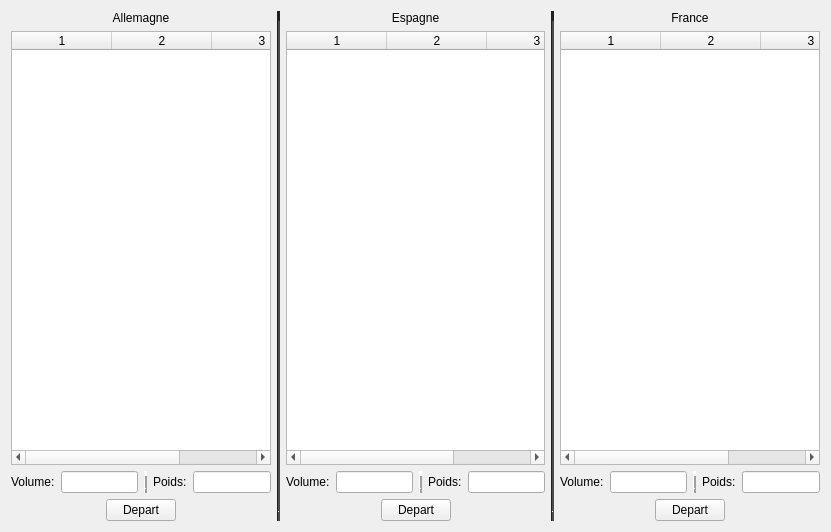
<?xml version="1.0" encoding="UTF-8"?>
<ui version="4.0">
 <class>Widget</class>
 <widget class="QWidget" name="Widget">
  <property name="geometry">
   <rect>
    <x>0</x>
    <y>0</y>
    <width>831</width>
    <height>532</height>
   </rect>
  </property>
  <property name="windowTitle">
   <string>Widget</string>
  </property>
  <layout class="QHBoxLayout" name="horizontalLayout_2">
   <item>
    <layout class="QHBoxLayout" name="horizontalLayout">
     <item>
      <layout class="QVBoxLayout" name="verticalLayoutAllemagne">
       <item>
        <widget class="QLabel" name="labelAllemagne">
         <property name="text">
          <string>Allemagne</string>
         </property>
         <property name="alignment">
          <set>Qt::AlignCenter</set>
         </property>
        </widget>
       </item>
       <item>
        <widget class="QTableWidget" name="tableWidgetAllemagne">
         <property name="maximumSize">
          <size>
           <width>16777215</width>
           <height>16777215</height>
          </size>
         </property>
         <property name="showGrid">
          <bool>true</bool>
         </property>
         <property name="rowCount">
          <number>0</number>
         </property>
         <property name="columnCount">
          <number>3</number>
         </property>
         <attribute name="horizontalHeaderVisible">
          <bool>true</bool>
         </attribute>
         <attribute name="horizontalHeaderStretchLastSection">
          <bool>false</bool>
         </attribute>
         <attribute name="verticalHeaderVisible">
          <bool>true</bool>
         </attribute>
         <column/>
         <column/>
         <column/>
        </widget>
       </item>
       <item>
        <layout class="QHBoxLayout" name="horizontalLayoutAllemagneCamion">
         <item>
          <widget class="QLabel" name="labelVolumeCamionAllemagne">
           <property name="maximumSize">
            <size>
             <width>16777215</width>
             <height>30</height>
            </size>
           </property>
           <property name="text">
            <string>Volume:</string>
           </property>
          </widget>
         </item>
         <item>
          <widget class="QLineEdit" name="lineEditVolumeCamionAllemagne">
           <property name="readOnly">
            <bool>true</bool>
           </property>
          </widget>
         </item>
         <item>
          <widget class="Line" name="line">
           <property name="frameShadow">
            <enum>QFrame::Raised</enum>
           </property>
           <property name="lineWidth">
            <number>5</number>
           </property>
           <property name="orientation">
            <enum>Qt::Vertical</enum>
           </property>
          </widget>
         </item>
         <item>
          <widget class="QLabel" name="labelPoidsCamionAllemagne">
           <property name="text">
            <string>Poids:</string>
           </property>
          </widget>
         </item>
         <item>
          <widget class="QLineEdit" name="lineEditPoidsCamionAllemagne">
           <property name="readOnly">
            <bool>true</bool>
           </property>
          </widget>
         </item>
        </layout>
       </item>
       <item>
        <layout class="QHBoxLayout" name="horizontalLayoutEnvoyerAllemagne">
         <item>
          <spacer name="horizontalSpacer_2">
           <property name="orientation">
            <enum>Qt::Horizontal</enum>
           </property>
           <property name="sizeHint" stdset="0">
            <size>
             <width>40</width>
             <height>20</height>
            </size>
           </property>
          </spacer>
         </item>
         <item>
          <widget class="QPushButton" name="pushButtonAllemagne">
           <property name="maximumSize">
            <size>
             <width>70</width>
             <height>16777215</height>
            </size>
           </property>
           <property name="text">
            <string>Depart</string>
           </property>
          </widget>
         </item>
         <item>
          <spacer name="horizontalSpacer">
           <property name="orientation">
            <enum>Qt::Horizontal</enum>
           </property>
           <property name="sizeHint" stdset="0">
            <size>
             <width>40</width>
             <height>20</height>
            </size>
           </property>
          </spacer>
         </item>
        </layout>
       </item>
      </layout>
     </item>
     <item>
      <widget class="Line" name="line_4">
       <property name="palette">
        <palette>
         <active>
          <colorrole role="WindowText">
           <brush brushstyle="SolidPattern">
            <color alpha="255">
             <red>0</red>
             <green>0</green>
             <blue>0</blue>
            </color>
           </brush>
          </colorrole>
          <colorrole role="Button">
           <brush brushstyle="SolidPattern">
            <color alpha="255">
             <red>32</red>
             <green>74</green>
             <blue>135</blue>
            </color>
           </brush>
          </colorrole>
          <colorrole role="Light">
           <brush brushstyle="SolidPattern">
            <color alpha="255">
             <red>48</red>
             <green>111</green>
             <blue>202</blue>
            </color>
           </brush>
          </colorrole>
          <colorrole role="Midlight">
           <brush brushstyle="SolidPattern">
            <color alpha="255">
             <red>40</red>
             <green>92</green>
             <blue>168</blue>
            </color>
           </brush>
          </colorrole>
          <colorrole role="Dark">
           <brush brushstyle="SolidPattern">
            <color alpha="255">
             <red>16</red>
             <green>37</green>
             <blue>67</blue>
            </color>
           </brush>
          </colorrole>
          <colorrole role="Mid">
           <brush brushstyle="SolidPattern">
            <color alpha="255">
             <red>21</red>
             <green>49</green>
             <blue>90</blue>
            </color>
           </brush>
          </colorrole>
          <colorrole role="Text">
           <brush brushstyle="SolidPattern">
            <color alpha="255">
             <red>0</red>
             <green>0</green>
             <blue>0</blue>
            </color>
           </brush>
          </colorrole>
          <colorrole role="BrightText">
           <brush brushstyle="SolidPattern">
            <color alpha="255">
             <red>255</red>
             <green>255</green>
             <blue>255</blue>
            </color>
           </brush>
          </colorrole>
          <colorrole role="ButtonText">
           <brush brushstyle="SolidPattern">
            <color alpha="255">
             <red>0</red>
             <green>0</green>
             <blue>0</blue>
            </color>
           </brush>
          </colorrole>
          <colorrole role="Base">
           <brush brushstyle="SolidPattern">
            <color alpha="255">
             <red>255</red>
             <green>255</green>
             <blue>255</blue>
            </color>
           </brush>
          </colorrole>
          <colorrole role="Window">
           <brush brushstyle="SolidPattern">
            <color alpha="255">
             <red>32</red>
             <green>74</green>
             <blue>135</blue>
            </color>
           </brush>
          </colorrole>
          <colorrole role="Shadow">
           <brush brushstyle="SolidPattern">
            <color alpha="255">
             <red>0</red>
             <green>0</green>
             <blue>0</blue>
            </color>
           </brush>
          </colorrole>
          <colorrole role="AlternateBase">
           <brush brushstyle="SolidPattern">
            <color alpha="255">
             <red>143</red>
             <green>164</green>
             <blue>195</blue>
            </color>
           </brush>
          </colorrole>
          <colorrole role="ToolTipBase">
           <brush brushstyle="SolidPattern">
            <color alpha="255">
             <red>255</red>
             <green>255</green>
             <blue>220</blue>
            </color>
           </brush>
          </colorrole>
          <colorrole role="ToolTipText">
           <brush brushstyle="SolidPattern">
            <color alpha="255">
             <red>0</red>
             <green>0</green>
             <blue>0</blue>
            </color>
           </brush>
          </colorrole>
          <colorrole role="PlaceholderText">
           <brush brushstyle="SolidPattern">
            <color alpha="127">
             <red>0</red>
             <green>0</green>
             <blue>0</blue>
            </color>
           </brush>
          </colorrole>
         </active>
         <inactive>
          <colorrole role="WindowText">
           <brush brushstyle="SolidPattern">
            <color alpha="255">
             <red>240</red>
             <green>240</green>
             <blue>240</blue>
            </color>
           </brush>
          </colorrole>
          <colorrole role="Button">
           <brush brushstyle="SolidPattern">
            <color alpha="255">
             <red>50</red>
             <green>50</green>
             <blue>50</blue>
            </color>
           </brush>
          </colorrole>
          <colorrole role="Light">
           <brush brushstyle="SolidPattern">
            <color alpha="255">
             <red>75</red>
             <green>75</green>
             <blue>75</blue>
            </color>
           </brush>
          </colorrole>
          <colorrole role="Midlight">
           <brush brushstyle="SolidPattern">
            <color alpha="255">
             <red>42</red>
             <green>42</green>
             <blue>42</blue>
            </color>
           </brush>
          </colorrole>
          <colorrole role="Dark">
           <brush brushstyle="SolidPattern">
            <color alpha="255">
             <red>33</red>
             <green>33</green>
             <blue>33</blue>
            </color>
           </brush>
          </colorrole>
          <colorrole role="Mid">
           <brush brushstyle="SolidPattern">
            <color alpha="255">
             <red>38</red>
             <green>38</green>
             <blue>38</blue>
            </color>
           </brush>
          </colorrole>
          <colorrole role="Text">
           <brush brushstyle="SolidPattern">
            <color alpha="255">
             <red>240</red>
             <green>240</green>
             <blue>240</blue>
            </color>
           </brush>
          </colorrole>
          <colorrole role="BrightText">
           <brush brushstyle="SolidPattern">
            <color alpha="255">
             <red>75</red>
             <green>75</green>
             <blue>75</blue>
            </color>
           </brush>
          </colorrole>
          <colorrole role="ButtonText">
           <brush brushstyle="SolidPattern">
            <color alpha="255">
             <red>240</red>
             <green>240</green>
             <blue>240</blue>
            </color>
           </brush>
          </colorrole>
          <colorrole role="Base">
           <brush brushstyle="SolidPattern">
            <color alpha="255">
             <red>36</red>
             <green>36</green>
             <blue>36</blue>
            </color>
           </brush>
          </colorrole>
          <colorrole role="Window">
           <brush brushstyle="SolidPattern">
            <color alpha="255">
             <red>50</red>
             <green>50</green>
             <blue>50</blue>
            </color>
           </brush>
          </colorrole>
          <colorrole role="Shadow">
           <brush brushstyle="SolidPattern">
            <color alpha="255">
             <red>25</red>
             <green>25</green>
             <blue>25</blue>
            </color>
           </brush>
          </colorrole>
          <colorrole role="AlternateBase">
           <brush brushstyle="SolidPattern">
            <color alpha="255">
             <red>43</red>
             <green>43</green>
             <blue>43</blue>
            </color>
           </brush>
          </colorrole>
          <colorrole role="ToolTipBase">
           <brush brushstyle="SolidPattern">
            <color alpha="255">
             <red>255</red>
             <green>255</green>
             <blue>220</blue>
            </color>
           </brush>
          </colorrole>
          <colorrole role="ToolTipText">
           <brush brushstyle="SolidPattern">
            <color alpha="255">
             <red>0</red>
             <green>0</green>
             <blue>0</blue>
            </color>
           </brush>
          </colorrole>
          <colorrole role="PlaceholderText">
           <brush brushstyle="SolidPattern">
            <color alpha="128">
             <red>240</red>
             <green>240</green>
             <blue>240</blue>
            </color>
           </brush>
          </colorrole>
         </inactive>
         <disabled>
          <colorrole role="WindowText">
           <brush brushstyle="SolidPattern">
            <color alpha="255">
             <red>16</red>
             <green>37</green>
             <blue>67</blue>
            </color>
           </brush>
          </colorrole>
          <colorrole role="Button">
           <brush brushstyle="SolidPattern">
            <color alpha="255">
             <red>32</red>
             <green>74</green>
             <blue>135</blue>
            </color>
           </brush>
          </colorrole>
          <colorrole role="Light">
           <brush brushstyle="SolidPattern">
            <color alpha="255">
             <red>48</red>
             <green>111</green>
             <blue>202</blue>
            </color>
           </brush>
          </colorrole>
          <colorrole role="Midlight">
           <brush brushstyle="SolidPattern">
            <color alpha="255">
             <red>40</red>
             <green>92</green>
             <blue>168</blue>
            </color>
           </brush>
          </colorrole>
          <colorrole role="Dark">
           <brush brushstyle="SolidPattern">
            <color alpha="255">
             <red>16</red>
             <green>37</green>
             <blue>67</blue>
            </color>
           </brush>
          </colorrole>
          <colorrole role="Mid">
           <brush brushstyle="SolidPattern">
            <color alpha="255">
             <red>21</red>
             <green>49</green>
             <blue>90</blue>
            </color>
           </brush>
          </colorrole>
          <colorrole role="Text">
           <brush brushstyle="SolidPattern">
            <color alpha="255">
             <red>16</red>
             <green>37</green>
             <blue>67</blue>
            </color>
           </brush>
          </colorrole>
          <colorrole role="BrightText">
           <brush brushstyle="SolidPattern">
            <color alpha="255">
             <red>255</red>
             <green>255</green>
             <blue>255</blue>
            </color>
           </brush>
          </colorrole>
          <colorrole role="ButtonText">
           <brush brushstyle="SolidPattern">
            <color alpha="255">
             <red>16</red>
             <green>37</green>
             <blue>67</blue>
            </color>
           </brush>
          </colorrole>
          <colorrole role="Base">
           <brush brushstyle="SolidPattern">
            <color alpha="255">
             <red>32</red>
             <green>74</green>
             <blue>135</blue>
            </color>
           </brush>
          </colorrole>
          <colorrole role="Window">
           <brush brushstyle="SolidPattern">
            <color alpha="255">
             <red>32</red>
             <green>74</green>
             <blue>135</blue>
            </color>
           </brush>
          </colorrole>
          <colorrole role="Shadow">
           <brush brushstyle="SolidPattern">
            <color alpha="255">
             <red>37</red>
             <green>37</green>
             <blue>37</blue>
            </color>
           </brush>
          </colorrole>
          <colorrole role="AlternateBase">
           <brush brushstyle="SolidPattern">
            <color alpha="255">
             <red>43</red>
             <green>43</green>
             <blue>43</blue>
            </color>
           </brush>
          </colorrole>
          <colorrole role="ToolTipBase">
           <brush brushstyle="SolidPattern">
            <color alpha="255">
             <red>255</red>
             <green>255</green>
             <blue>220</blue>
            </color>
           </brush>
          </colorrole>
          <colorrole role="ToolTipText">
           <brush brushstyle="SolidPattern">
            <color alpha="255">
             <red>0</red>
             <green>0</green>
             <blue>0</blue>
            </color>
           </brush>
          </colorrole>
          <colorrole role="PlaceholderText">
           <brush brushstyle="SolidPattern">
            <color alpha="128">
             <red>240</red>
             <green>240</green>
             <blue>240</blue>
            </color>
           </brush>
          </colorrole>
         </disabled>
        </palette>
       </property>
       <property name="lineWidth">
        <number>10</number>
       </property>
       <property name="orientation">
        <enum>Qt::Vertical</enum>
       </property>
      </widget>
     </item>
     <item>
      <layout class="QVBoxLayout" name="verticalLayoutEspagne">
       <item>
        <widget class="QLabel" name="labelEspagne">
         <property name="text">
          <string>Espagne</string>
         </property>
         <property name="alignment">
          <set>Qt::AlignCenter</set>
         </property>
        </widget>
       </item>
       <item>
        <widget class="QTableWidget" name="tableWidgetEspagne">
         <property name="maximumSize">
          <size>
           <width>16777215</width>
           <height>16777215</height>
          </size>
         </property>
         <property name="columnCount">
          <number>3</number>
         </property>
         <column/>
         <column/>
         <column/>
        </widget>
       </item>
       <item>
        <layout class="QHBoxLayout" name="horizontalLayoutEspagneCamion">
         <item>
          <widget class="QLabel" name="labelVolumeCamionEspagne">
           <property name="maximumSize">
            <size>
             <width>16777215</width>
             <height>30</height>
            </size>
           </property>
           <property name="text">
            <string>Volume:</string>
           </property>
          </widget>
         </item>
         <item>
          <widget class="QLineEdit" name="lineEditVolumeCamionEspagne">
           <property name="readOnly">
            <bool>true</bool>
           </property>
          </widget>
         </item>
         <item>
          <widget class="Line" name="line_2">
           <property name="frameShadow">
            <enum>QFrame::Raised</enum>
           </property>
           <property name="lineWidth">
            <number>5</number>
           </property>
           <property name="orientation">
            <enum>Qt::Vertical</enum>
           </property>
          </widget>
         </item>
         <item>
          <widget class="QLabel" name="labelPoidsCamionEspagne">
           <property name="text">
            <string>Poids:</string>
           </property>
          </widget>
         </item>
         <item>
          <widget class="QLineEdit" name="lineEditPoidsCamionEspagne">
           <property name="readOnly">
            <bool>true</bool>
           </property>
          </widget>
         </item>
        </layout>
       </item>
       <item>
        <layout class="QHBoxLayout" name="horizontalLayoutEnvoyerEspagne">
         <item>
          <spacer name="horizontalSpacer_3">
           <property name="orientation">
            <enum>Qt::Horizontal</enum>
           </property>
           <property name="sizeHint" stdset="0">
            <size>
             <width>40</width>
             <height>20</height>
            </size>
           </property>
          </spacer>
         </item>
         <item>
          <widget class="QPushButton" name="pushButtonEspagne">
           <property name="maximumSize">
            <size>
             <width>70</width>
             <height>16777215</height>
            </size>
           </property>
           <property name="text">
            <string>Depart</string>
           </property>
          </widget>
         </item>
         <item>
          <spacer name="horizontalSpacer_4">
           <property name="orientation">
            <enum>Qt::Horizontal</enum>
           </property>
           <property name="sizeHint" stdset="0">
            <size>
             <width>40</width>
             <height>20</height>
            </size>
           </property>
          </spacer>
         </item>
        </layout>
       </item>
      </layout>
     </item>
     <item>
      <widget class="Line" name="line_5">
       <property name="palette">
        <palette>
         <active>
          <colorrole role="WindowText">
           <brush brushstyle="SolidPattern">
            <color alpha="255">
             <red>0</red>
             <green>0</green>
             <blue>0</blue>
            </color>
           </brush>
          </colorrole>
          <colorrole role="Button">
           <brush brushstyle="SolidPattern">
            <color alpha="255">
             <red>32</red>
             <green>74</green>
             <blue>135</blue>
            </color>
           </brush>
          </colorrole>
          <colorrole role="Light">
           <brush brushstyle="SolidPattern">
            <color alpha="255">
             <red>48</red>
             <green>111</green>
             <blue>202</blue>
            </color>
           </brush>
          </colorrole>
          <colorrole role="Midlight">
           <brush brushstyle="SolidPattern">
            <color alpha="255">
             <red>40</red>
             <green>92</green>
             <blue>168</blue>
            </color>
           </brush>
          </colorrole>
          <colorrole role="Dark">
           <brush brushstyle="SolidPattern">
            <color alpha="255">
             <red>16</red>
             <green>37</green>
             <blue>67</blue>
            </color>
           </brush>
          </colorrole>
          <colorrole role="Mid">
           <brush brushstyle="SolidPattern">
            <color alpha="255">
             <red>21</red>
             <green>49</green>
             <blue>90</blue>
            </color>
           </brush>
          </colorrole>
          <colorrole role="Text">
           <brush brushstyle="SolidPattern">
            <color alpha="255">
             <red>0</red>
             <green>0</green>
             <blue>0</blue>
            </color>
           </brush>
          </colorrole>
          <colorrole role="BrightText">
           <brush brushstyle="SolidPattern">
            <color alpha="255">
             <red>255</red>
             <green>255</green>
             <blue>255</blue>
            </color>
           </brush>
          </colorrole>
          <colorrole role="ButtonText">
           <brush brushstyle="SolidPattern">
            <color alpha="255">
             <red>0</red>
             <green>0</green>
             <blue>0</blue>
            </color>
           </brush>
          </colorrole>
          <colorrole role="Base">
           <brush brushstyle="SolidPattern">
            <color alpha="255">
             <red>255</red>
             <green>255</green>
             <blue>255</blue>
            </color>
           </brush>
          </colorrole>
          <colorrole role="Window">
           <brush brushstyle="SolidPattern">
            <color alpha="255">
             <red>32</red>
             <green>74</green>
             <blue>135</blue>
            </color>
           </brush>
          </colorrole>
          <colorrole role="Shadow">
           <brush brushstyle="SolidPattern">
            <color alpha="255">
             <red>0</red>
             <green>0</green>
             <blue>0</blue>
            </color>
           </brush>
          </colorrole>
          <colorrole role="AlternateBase">
           <brush brushstyle="SolidPattern">
            <color alpha="255">
             <red>143</red>
             <green>164</green>
             <blue>195</blue>
            </color>
           </brush>
          </colorrole>
          <colorrole role="ToolTipBase">
           <brush brushstyle="SolidPattern">
            <color alpha="255">
             <red>255</red>
             <green>255</green>
             <blue>220</blue>
            </color>
           </brush>
          </colorrole>
          <colorrole role="ToolTipText">
           <brush brushstyle="SolidPattern">
            <color alpha="255">
             <red>0</red>
             <green>0</green>
             <blue>0</blue>
            </color>
           </brush>
          </colorrole>
          <colorrole role="PlaceholderText">
           <brush brushstyle="SolidPattern">
            <color alpha="127">
             <red>0</red>
             <green>0</green>
             <blue>0</blue>
            </color>
           </brush>
          </colorrole>
         </active>
         <inactive>
          <colorrole role="WindowText">
           <brush brushstyle="SolidPattern">
            <color alpha="255">
             <red>240</red>
             <green>240</green>
             <blue>240</blue>
            </color>
           </brush>
          </colorrole>
          <colorrole role="Button">
           <brush brushstyle="SolidPattern">
            <color alpha="255">
             <red>50</red>
             <green>50</green>
             <blue>50</blue>
            </color>
           </brush>
          </colorrole>
          <colorrole role="Light">
           <brush brushstyle="SolidPattern">
            <color alpha="255">
             <red>75</red>
             <green>75</green>
             <blue>75</blue>
            </color>
           </brush>
          </colorrole>
          <colorrole role="Midlight">
           <brush brushstyle="SolidPattern">
            <color alpha="255">
             <red>42</red>
             <green>42</green>
             <blue>42</blue>
            </color>
           </brush>
          </colorrole>
          <colorrole role="Dark">
           <brush brushstyle="SolidPattern">
            <color alpha="255">
             <red>33</red>
             <green>33</green>
             <blue>33</blue>
            </color>
           </brush>
          </colorrole>
          <colorrole role="Mid">
           <brush brushstyle="SolidPattern">
            <color alpha="255">
             <red>38</red>
             <green>38</green>
             <blue>38</blue>
            </color>
           </brush>
          </colorrole>
          <colorrole role="Text">
           <brush brushstyle="SolidPattern">
            <color alpha="255">
             <red>240</red>
             <green>240</green>
             <blue>240</blue>
            </color>
           </brush>
          </colorrole>
          <colorrole role="BrightText">
           <brush brushstyle="SolidPattern">
            <color alpha="255">
             <red>75</red>
             <green>75</green>
             <blue>75</blue>
            </color>
           </brush>
          </colorrole>
          <colorrole role="ButtonText">
           <brush brushstyle="SolidPattern">
            <color alpha="255">
             <red>240</red>
             <green>240</green>
             <blue>240</blue>
            </color>
           </brush>
          </colorrole>
          <colorrole role="Base">
           <brush brushstyle="SolidPattern">
            <color alpha="255">
             <red>36</red>
             <green>36</green>
             <blue>36</blue>
            </color>
           </brush>
          </colorrole>
          <colorrole role="Window">
           <brush brushstyle="SolidPattern">
            <color alpha="255">
             <red>50</red>
             <green>50</green>
             <blue>50</blue>
            </color>
           </brush>
          </colorrole>
          <colorrole role="Shadow">
           <brush brushstyle="SolidPattern">
            <color alpha="255">
             <red>25</red>
             <green>25</green>
             <blue>25</blue>
            </color>
           </brush>
          </colorrole>
          <colorrole role="AlternateBase">
           <brush brushstyle="SolidPattern">
            <color alpha="255">
             <red>43</red>
             <green>43</green>
             <blue>43</blue>
            </color>
           </brush>
          </colorrole>
          <colorrole role="ToolTipBase">
           <brush brushstyle="SolidPattern">
            <color alpha="255">
             <red>255</red>
             <green>255</green>
             <blue>220</blue>
            </color>
           </brush>
          </colorrole>
          <colorrole role="ToolTipText">
           <brush brushstyle="SolidPattern">
            <color alpha="255">
             <red>0</red>
             <green>0</green>
             <blue>0</blue>
            </color>
           </brush>
          </colorrole>
          <colorrole role="PlaceholderText">
           <brush brushstyle="SolidPattern">
            <color alpha="128">
             <red>240</red>
             <green>240</green>
             <blue>240</blue>
            </color>
           </brush>
          </colorrole>
         </inactive>
         <disabled>
          <colorrole role="WindowText">
           <brush brushstyle="SolidPattern">
            <color alpha="255">
             <red>16</red>
             <green>37</green>
             <blue>67</blue>
            </color>
           </brush>
          </colorrole>
          <colorrole role="Button">
           <brush brushstyle="SolidPattern">
            <color alpha="255">
             <red>32</red>
             <green>74</green>
             <blue>135</blue>
            </color>
           </brush>
          </colorrole>
          <colorrole role="Light">
           <brush brushstyle="SolidPattern">
            <color alpha="255">
             <red>48</red>
             <green>111</green>
             <blue>202</blue>
            </color>
           </brush>
          </colorrole>
          <colorrole role="Midlight">
           <brush brushstyle="SolidPattern">
            <color alpha="255">
             <red>40</red>
             <green>92</green>
             <blue>168</blue>
            </color>
           </brush>
          </colorrole>
          <colorrole role="Dark">
           <brush brushstyle="SolidPattern">
            <color alpha="255">
             <red>16</red>
             <green>37</green>
             <blue>67</blue>
            </color>
           </brush>
          </colorrole>
          <colorrole role="Mid">
           <brush brushstyle="SolidPattern">
            <color alpha="255">
             <red>21</red>
             <green>49</green>
             <blue>90</blue>
            </color>
           </brush>
          </colorrole>
          <colorrole role="Text">
           <brush brushstyle="SolidPattern">
            <color alpha="255">
             <red>16</red>
             <green>37</green>
             <blue>67</blue>
            </color>
           </brush>
          </colorrole>
          <colorrole role="BrightText">
           <brush brushstyle="SolidPattern">
            <color alpha="255">
             <red>255</red>
             <green>255</green>
             <blue>255</blue>
            </color>
           </brush>
          </colorrole>
          <colorrole role="ButtonText">
           <brush brushstyle="SolidPattern">
            <color alpha="255">
             <red>16</red>
             <green>37</green>
             <blue>67</blue>
            </color>
           </brush>
          </colorrole>
          <colorrole role="Base">
           <brush brushstyle="SolidPattern">
            <color alpha="255">
             <red>32</red>
             <green>74</green>
             <blue>135</blue>
            </color>
           </brush>
          </colorrole>
          <colorrole role="Window">
           <brush brushstyle="SolidPattern">
            <color alpha="255">
             <red>32</red>
             <green>74</green>
             <blue>135</blue>
            </color>
           </brush>
          </colorrole>
          <colorrole role="Shadow">
           <brush brushstyle="SolidPattern">
            <color alpha="255">
             <red>37</red>
             <green>37</green>
             <blue>37</blue>
            </color>
           </brush>
          </colorrole>
          <colorrole role="AlternateBase">
           <brush brushstyle="SolidPattern">
            <color alpha="255">
             <red>43</red>
             <green>43</green>
             <blue>43</blue>
            </color>
           </brush>
          </colorrole>
          <colorrole role="ToolTipBase">
           <brush brushstyle="SolidPattern">
            <color alpha="255">
             <red>255</red>
             <green>255</green>
             <blue>220</blue>
            </color>
           </brush>
          </colorrole>
          <colorrole role="ToolTipText">
           <brush brushstyle="SolidPattern">
            <color alpha="255">
             <red>0</red>
             <green>0</green>
             <blue>0</blue>
            </color>
           </brush>
          </colorrole>
          <colorrole role="PlaceholderText">
           <brush brushstyle="SolidPattern">
            <color alpha="128">
             <red>240</red>
             <green>240</green>
             <blue>240</blue>
            </color>
           </brush>
          </colorrole>
         </disabled>
        </palette>
       </property>
       <property name="lineWidth">
        <number>10</number>
       </property>
       <property name="orientation">
        <enum>Qt::Vertical</enum>
       </property>
      </widget>
     </item>
     <item>
      <layout class="QVBoxLayout" name="verticalLayoutFrance">
       <item>
        <widget class="QLabel" name="labelFrance">
         <property name="text">
          <string>France</string>
         </property>
         <property name="alignment">
          <set>Qt::AlignCenter</set>
         </property>
        </widget>
       </item>
       <item>
        <widget class="QTableWidget" name="tableWidgetFrance">
         <property name="maximumSize">
          <size>
           <width>16777215</width>
           <height>16777215</height>
          </size>
         </property>
         <property name="columnCount">
          <number>3</number>
         </property>
         <column/>
         <column/>
         <column/>
        </widget>
       </item>
       <item>
        <layout class="QHBoxLayout" name="horizontalLayoutFranceCamion">
         <item>
          <widget class="QLabel" name="labelVolumeCamionFrance">
           <property name="maximumSize">
            <size>
             <width>16777215</width>
             <height>30</height>
            </size>
           </property>
           <property name="text">
            <string>Volume:</string>
           </property>
          </widget>
         </item>
         <item>
          <widget class="QLineEdit" name="lineEditVolumeCamionFrance">
           <property name="readOnly">
            <bool>true</bool>
           </property>
          </widget>
         </item>
         <item>
          <widget class="Line" name="line_3">
           <property name="frameShadow">
            <enum>QFrame::Raised</enum>
           </property>
           <property name="lineWidth">
            <number>5</number>
           </property>
           <property name="orientation">
            <enum>Qt::Vertical</enum>
           </property>
          </widget>
         </item>
         <item>
          <widget class="QLabel" name="labelPoidsCamionFrance">
           <property name="text">
            <string>Poids:</string>
           </property>
          </widget>
         </item>
         <item>
          <widget class="QLineEdit" name="lineEditPoidsCamionFrance">
           <property name="readOnly">
            <bool>true</bool>
           </property>
          </widget>
         </item>
        </layout>
       </item>
       <item>
        <layout class="QHBoxLayout" name="horizontalLayoutEnvoyerFrance">
         <item>
          <spacer name="horizontalSpacer_5">
           <property name="orientation">
            <enum>Qt::Horizontal</enum>
           </property>
           <property name="sizeHint" stdset="0">
            <size>
             <width>40</width>
             <height>20</height>
            </size>
           </property>
          </spacer>
         </item>
         <item>
          <widget class="QPushButton" name="pushButtonFrance">
           <property name="maximumSize">
            <size>
             <width>70</width>
             <height>16777215</height>
            </size>
           </property>
           <property name="text">
            <string>Depart</string>
           </property>
          </widget>
         </item>
         <item>
          <spacer name="horizontalSpacer_6">
           <property name="orientation">
            <enum>Qt::Horizontal</enum>
           </property>
           <property name="sizeHint" stdset="0">
            <size>
             <width>40</width>
             <height>20</height>
            </size>
           </property>
          </spacer>
         </item>
        </layout>
       </item>
      </layout>
     </item>
    </layout>
   </item>
  </layout>
 </widget>
 <resources/>
 <connections/>
</ui>
